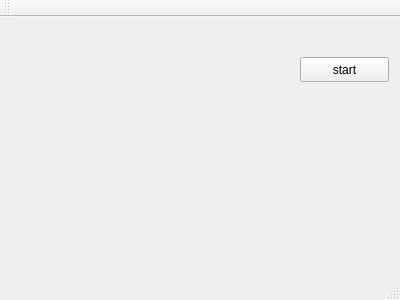
<?xml version="1.0" encoding="UTF-8"?>
<ui version="4.0">
 <class>MainWindow</class>
 <widget class="QMainWindow" name="MainWindow">
  <property name="geometry">
   <rect>
    <x>0</x>
    <y>0</y>
    <width>400</width>
    <height>300</height>
   </rect>
  </property>
  <property name="windowTitle">
   <string>MainWindow</string>
  </property>
  <widget class="QWidget" name="centralWidget">
   <widget class="QPushButton" name="pushButton">
    <property name="geometry">
     <rect>
      <x>300</x>
      <y>40</y>
      <width>89</width>
      <height>25</height>
     </rect>
    </property>
    <property name="text">
     <string>start</string>
    </property>
   </widget>
   <widget class="QLabel" name="label">
    <property name="geometry">
     <rect>
      <x>40</x>
      <y>30</y>
      <width>161</width>
      <height>51</height>
     </rect>
    </property>
    <property name="text">
     <string/>
    </property>
   </widget>
  </widget>
  <widget class="QMenuBar" name="menuBar">
   <property name="geometry">
    <rect>
     <x>0</x>
     <y>0</y>
     <width>400</width>
     <height>28</height>
    </rect>
   </property>
  </widget>
  <widget class="QToolBar" name="mainToolBar">
   <attribute name="toolBarArea">
    <enum>TopToolBarArea</enum>
   </attribute>
   <attribute name="toolBarBreak">
    <bool>false</bool>
   </attribute>
  </widget>
  <widget class="QStatusBar" name="statusBar"/>
 </widget>
 <layoutdefault spacing="6" margin="11"/>
 <resources/>
 <connections/>
</ui>
